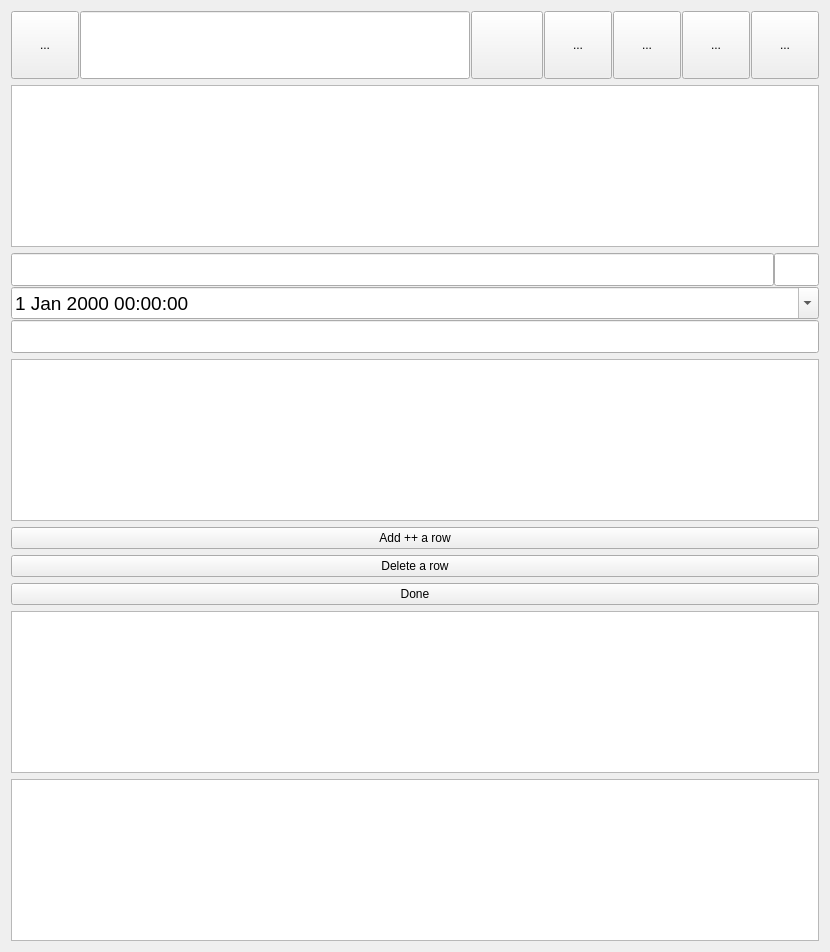
<?xml version="1.0" encoding="UTF-8"?>
<ui version="4.0">
 <class>dlg</class>
 <widget class="QWidget" name="dlg">
  <property name="enabled">
   <bool>true</bool>
  </property>
  <property name="geometry">
   <rect>
    <x>0</x>
    <y>0</y>
    <width>830</width>
    <height>952</height>
   </rect>
  </property>
  <property name="minimumSize">
   <size>
    <width>0</width>
    <height>40</height>
   </size>
  </property>
  <property name="windowTitle">
   <string>Form</string>
  </property>
  <layout class="QVBoxLayout" name="verticalLayout">
   <item>
    <widget class="QFrame" name="frt_filter">
     <property name="minimumSize">
      <size>
       <width>0</width>
       <height>68</height>
      </size>
     </property>
     <property name="frameShape">
      <enum>QFrame::NoFrame</enum>
     </property>
     <property name="frameShadow">
      <enum>QFrame::Raised</enum>
     </property>
     <layout class="QHBoxLayout" name="horizontalLayout">
      <property name="spacing">
       <number>1</number>
      </property>
      <property name="leftMargin">
       <number>0</number>
      </property>
      <property name="topMargin">
       <number>0</number>
      </property>
      <property name="rightMargin">
       <number>0</number>
      </property>
      <property name="bottomMargin">
       <number>0</number>
      </property>
      <item>
       <widget class="QToolButton" name="tbt_run_delete">
        <property name="enabled">
         <bool>true</bool>
        </property>
        <property name="sizePolicy">
         <sizepolicy hsizetype="Fixed" vsizetype="Fixed">
          <horstretch>0</horstretch>
          <verstretch>0</verstretch>
         </sizepolicy>
        </property>
        <property name="minimumSize">
         <size>
          <width>68</width>
          <height>68</height>
         </size>
        </property>
        <property name="focusPolicy">
         <enum>Qt::NoFocus</enum>
        </property>
        <property name="text">
         <string>...</string>
        </property>
        <property name="icon">
         <iconset resource="../img.qrc">
          <normaloff>:/img/img/trash.png</normaloff>:/img/img/trash.png</iconset>
        </property>
        <property name="iconSize">
         <size>
          <width>64</width>
          <height>64</height>
         </size>
        </property>
       </widget>
      </item>
      <item>
       <widget class="QLineEdit" name="let_filter">
        <property name="sizePolicy">
         <sizepolicy hsizetype="Expanding" vsizetype="Minimum">
          <horstretch>0</horstretch>
          <verstretch>0</verstretch>
         </sizepolicy>
        </property>
        <property name="minimumSize">
         <size>
          <width>200</width>
          <height>68</height>
         </size>
        </property>
        <property name="font">
         <font>
          <family>Sans Serif</family>
          <pointsize>20</pointsize>
         </font>
        </property>
        <property name="text">
         <string/>
        </property>
       </widget>
      </item>
      <item>
       <widget class="QToolButton" name="tbt_new">
        <property name="sizePolicy">
         <sizepolicy hsizetype="Minimum" vsizetype="Minimum">
          <horstretch>0</horstretch>
          <verstretch>0</verstretch>
         </sizepolicy>
        </property>
        <property name="minimumSize">
         <size>
          <width>68</width>
          <height>68</height>
         </size>
        </property>
        <property name="text">
         <string/>
        </property>
        <property name="icon">
         <iconset resource="../img.qrc">
          <normaloff>:/img/img/new.png</normaloff>:/img/img/new.png</iconset>
        </property>
        <property name="iconSize">
         <size>
          <width>64</width>
          <height>64</height>
         </size>
        </property>
       </widget>
      </item>
      <item>
       <widget class="QToolButton" name="tbt_save">
        <property name="sizePolicy">
         <sizepolicy hsizetype="Fixed" vsizetype="Fixed">
          <horstretch>0</horstretch>
          <verstretch>0</verstretch>
         </sizepolicy>
        </property>
        <property name="minimumSize">
         <size>
          <width>68</width>
          <height>68</height>
         </size>
        </property>
        <property name="text">
         <string>...</string>
        </property>
        <property name="icon">
         <iconset resource="../img.qrc">
          <normaloff>:/img/img/ok.png</normaloff>:/img/img/ok.png</iconset>
        </property>
        <property name="iconSize">
         <size>
          <width>64</width>
          <height>64</height>
         </size>
        </property>
       </widget>
      </item>
      <item>
       <widget class="QToolButton" name="tbt_cancel">
        <property name="sizePolicy">
         <sizepolicy hsizetype="Fixed" vsizetype="Fixed">
          <horstretch>0</horstretch>
          <verstretch>0</verstretch>
         </sizepolicy>
        </property>
        <property name="minimumSize">
         <size>
          <width>68</width>
          <height>68</height>
         </size>
        </property>
        <property name="text">
         <string>...</string>
        </property>
        <property name="icon">
         <iconset resource="../img.qrc">
          <normaloff>:/img/img/cancel.png</normaloff>:/img/img/cancel.png</iconset>
        </property>
        <property name="iconSize">
         <size>
          <width>64</width>
          <height>64</height>
         </size>
        </property>
       </widget>
      </item>
      <item>
       <widget class="QToolButton" name="tbt_duplicate">
        <property name="sizePolicy">
         <sizepolicy hsizetype="Fixed" vsizetype="Fixed">
          <horstretch>0</horstretch>
          <verstretch>0</verstretch>
         </sizepolicy>
        </property>
        <property name="minimumSize">
         <size>
          <width>68</width>
          <height>68</height>
         </size>
        </property>
        <property name="text">
         <string>...</string>
        </property>
        <property name="icon">
         <iconset resource="../img.qrc">
          <normaloff>:/img/img/copy.png</normaloff>:/img/img/copy.png</iconset>
        </property>
        <property name="iconSize">
         <size>
          <width>64</width>
          <height>64</height>
         </size>
        </property>
       </widget>
      </item>
      <item>
       <widget class="QToolButton" name="tbt_show_delete">
        <property name="sizePolicy">
         <sizepolicy hsizetype="Fixed" vsizetype="Fixed">
          <horstretch>0</horstretch>
          <verstretch>0</verstretch>
         </sizepolicy>
        </property>
        <property name="minimumSize">
         <size>
          <width>68</width>
          <height>68</height>
         </size>
        </property>
        <property name="text">
         <string>...</string>
        </property>
        <property name="icon">
         <iconset resource="../img.qrc">
          <normaloff>:/img/img/trash.png</normaloff>:/img/img/trash.png</iconset>
        </property>
        <property name="iconSize">
         <size>
          <width>64</width>
          <height>64</height>
         </size>
        </property>
       </widget>
      </item>
     </layout>
    </widget>
   </item>
   <item>
    <widget class="QTableView" name="tv_themes">
     <property name="editTriggers">
      <set>QAbstractItemView::NoEditTriggers</set>
     </property>
    </widget>
   </item>
   <item>
    <widget class="QFrame" name="frt__edit">
     <property name="sizePolicy">
      <sizepolicy hsizetype="Preferred" vsizetype="Fixed">
       <horstretch>0</horstretch>
       <verstretch>0</verstretch>
      </sizepolicy>
     </property>
     <property name="minimumSize">
      <size>
       <width>0</width>
       <height>100</height>
      </size>
     </property>
     <property name="frameShape">
      <enum>QFrame::NoFrame</enum>
     </property>
     <property name="frameShadow">
      <enum>QFrame::Raised</enum>
     </property>
     <layout class="QVBoxLayout" name="verticalLayout_2">
      <property name="spacing">
       <number>1</number>
      </property>
      <property name="leftMargin">
       <number>0</number>
      </property>
      <property name="topMargin">
       <number>0</number>
      </property>
      <property name="rightMargin">
       <number>0</number>
      </property>
      <property name="bottomMargin">
       <number>0</number>
      </property>
      <item>
       <widget class="QWidget" name="widget" native="true">
        <layout class="QHBoxLayout" name="horizontalLayout_2" stretch="0,0">
         <property name="spacing">
          <number>0</number>
         </property>
         <property name="leftMargin">
          <number>0</number>
         </property>
         <property name="topMargin">
          <number>0</number>
         </property>
         <property name="rightMargin">
          <number>0</number>
         </property>
         <property name="bottomMargin">
          <number>0</number>
         </property>
         <item>
          <widget class="QLineEdit" name="let_name">
           <property name="sizePolicy">
            <sizepolicy hsizetype="Expanding" vsizetype="Minimum">
             <horstretch>0</horstretch>
             <verstretch>0</verstretch>
            </sizepolicy>
           </property>
          </widget>
         </item>
         <item>
          <widget class="QLineEdit" name="let_name_index">
           <property name="sizePolicy">
            <sizepolicy hsizetype="Expanding" vsizetype="Minimum">
             <horstretch>0</horstretch>
             <verstretch>0</verstretch>
            </sizepolicy>
           </property>
           <property name="maximumSize">
            <size>
             <width>45</width>
             <height>16777215</height>
            </size>
           </property>
          </widget>
         </item>
        </layout>
       </widget>
      </item>
      <item>
       <widget class="QDateTimeEdit" name="dtet_date">
        <property name="sizePolicy">
         <sizepolicy hsizetype="Minimum" vsizetype="Minimum">
          <horstretch>0</horstretch>
          <verstretch>0</verstretch>
         </sizepolicy>
        </property>
        <property name="font">
         <font>
          <pointsize>14</pointsize>
         </font>
        </property>
        <property name="calendarPopup">
         <bool>true</bool>
        </property>
       </widget>
      </item>
      <item>
       <widget class="QLineEdit" name="let_about">
        <property name="sizePolicy">
         <sizepolicy hsizetype="Expanding" vsizetype="Minimum">
          <horstretch>0</horstretch>
          <verstretch>0</verstretch>
         </sizepolicy>
        </property>
       </widget>
      </item>
     </layout>
    </widget>
   </item>
   <item>
    <widget class="QTableView" name="tv_measures">
     <property name="editTriggers">
      <set>QAbstractItemView::NoEditTriggers</set>
     </property>
    </widget>
   </item>
   <item>
    <widget class="QPushButton" name="button_add_row">
     <property name="text">
      <string>Add ++ a row</string>
     </property>
    </widget>
   </item>
   <item>
    <widget class="QPushButton" name="button_del_row">
     <property name="text">
      <string>Delete a row</string>
     </property>
    </widget>
   </item>
   <item>
    <widget class="QPushButton" name="button_done">
     <property name="text">
      <string>Done</string>
     </property>
    </widget>
   </item>
   <item>
    <widget class="QTableView" name="tv_souls"/>
   </item>
   <item>
    <widget class="QTableView" name="tv_unit_types"/>
   </item>
  </layout>
 </widget>
 <resources>
  <include location="../img.qrc"/>
 </resources>
 <connections/>
</ui>
